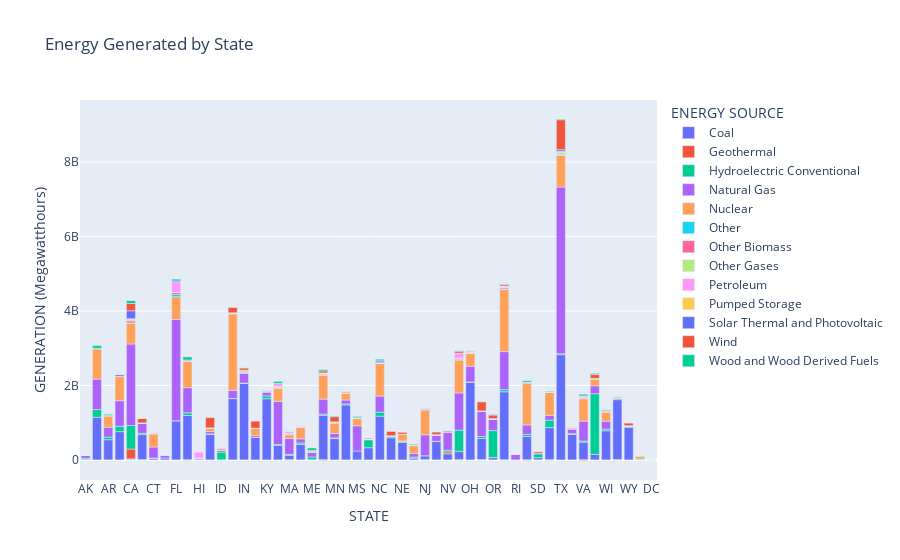

The notebook cell saved with this chart:
### Code cell
fig = px.bar(state_grouped, x="STATE", y="GENERATION (Megawatthours)", color="ENERGY SOURCE", title="Energy Generated by State")
fig.show()

### Figure 1 — Plotly figure (JSON) as saved in the notebook; plotly's stock layout.template omitted (floating-point values rounded to 4 significant figures)
{"data": [{"alignmentgroup": "True", "hovertemplate": "ENERGY SOURCE=Coal<br>STATE=%{x}<br>GENERATION (Megawatthours)=%{y}<extra></extra>", "legendgroup": "Coal", "marker": {"color": "#636efa", "pattern": {"shape": ""}}, "name": "Coal", "offsetgroup": "Coal", "orientation": "v", "showlegend": true, "textposition": "auto", "type": "bar", "x": ["AK", "AL", "AR", "AZ", "CA", "CO", "CT", "DE", "FL", "GA", "HI", "IA", "ID", "IL", "IN", "KS", "KY", "LA", "MA", "MD", "ME", "MI", "MN", "MO", "MS", "MT", "NC", "ND", "NE", "NH", "NJ", "NM", "NV", "NY", "OH", "OK", "OR", "PA", "RI", "SC", "SD", "TN", "TX", "UT", "VA", "WA", "WI", "WV", "WY"], "xaxis": "x", "y": [13580000.0, 1145000000.0, 542100000.0, 759300000.0, 29300000.0, 680200000.0, 41150000.0, 49300000.0, 1049000000.0, 1196000000.0, 31190000.0, 680700000.0, 1444000.0, 1647000000.0, 2056000000.0, 605500000.0, 1644000000.0, 392400000.0, 125500000.0, 413800000.0, 4155000.0, 1198000000.0, 573400000.0, 1476000000.0, 239100000.0, 327300000.0, 1175000000.0, 594100000.0, 469600000.0, 46290000.0, 111900000.0, 495200000.0, 163400000.0, 231000000.0, 2085000000.0, 577000000.0, 62240000.0, 1829000000.0, 0, 630100000.0, 58820000.0, 867600000.0, 2827000000.0, 682100000.0, 478100000.0, 149200000.0, 784000000.0, 1618000000.0, 878100000.0], "yaxis": "y"}, {"alignmentgroup": "True", "hovertemplate": "ENERGY SOURCE=Geothermal<br>STATE=%{x}<br>GENERATION (Megawatthours)=%{y}<extra></extra>", "legendgroup": "Geothermal", "marker": {"color": "#EF553B", "pattern": {"shape": ""}}, "name": "Geothermal", "offsetgroup": "Geothermal", "orientation": "v", "showlegend": true, "textposition": "auto", "type": "bar", "x": ["CA", "HI", "ID", "MN", "NM", "NV", "OR", "UT"], "xaxis": "x", "y": [263500000.0, 4123913, 1075000.0, 47760.0, 252500.0, 50240000.0, 1742000.0, 6654000.0], "yaxis": "y"}, {"alignmentgroup": "True", "hovertemplate": "ENERGY SOURCE=Hydroelectric Conventional<br>STATE=%{x}<br>GENERATION (Megawatthours)=%{y}<extra></extra>", "legendgroup": "Hydroelectric Conventional", "marker": {"color": "#00cc96", "pattern": {"shape": ""}}, "name": "Hydroelectric Conventional", "offsetgroup": "Hydroelectric Conventional", "orientation": "v", "showlegend": true, "textposition": "auto", "type": "bar", "x": ["AK", "AL", "AR", "AZ", "CA", "CO", "CT", "FL", "GA", "HI", "IA", "ID", "IL", "IN", "KS", "KY", "LA", "MA", "MD", "ME", "MI", "MN", "MO", "MT", "NC", "ND", "NE", "NH", "NJ", "NM", "NV", "NY", "OH", "OK", "OR", "PA", "RI", "SC", "SD", "TN", "TX", "UT", "VA", "VT", "WA", "WI", "WV", "WY"], "xaxis": "x", "y": [32030000.0, 208300000.0, 70930000.0, 145600000.0, 630022072, 35270000.0, 8765000.0, 4508000.0, 69810000.0, 2052000.0, 19390000.0, 204800000.0, 2873000.0, 8439000.0, 383800.0, 74650000.0, 21628565, 21080000.0, 41500000.0, 75060000.0, 31810000.0, 17680000.0, 27910000.0, 214100000.0, 108000000.0, 43283659, 23570000.0, 29420000.0, 482200.0, 4121708, 44630000.0, 570100000.0, 9662000.0, 51920000.0, 723700000.0, 58220000.0, 94460.0, 51650000.0, 102700000.0, 200400000.0, 22400000.0, 15790000.0, 29770000.0, 25770000.0, 1628000000.0, 45540000.0, 31180000.0, 19010000.0], "yaxis": "y"}, {"alignmentgroup": "True", "hovertemplate": "ENERGY SOURCE=Natural Gas<br>STATE=%{x}<br>GENERATION (Megawatthours)=%{y}<extra></extra>", "legendgroup": "Natural Gas", "marker": {"color": "#ab63fa", "pattern": {"shape": ""}}, "name": "Natural Gas", "offsetgroup": "Natural Gas", "orientation": "v", "showlegend": true, "textposition": "auto", "type": "bar", "x": ["AK", "AL", "AR", "AZ", "CA", "CO", "CT", "DC", "DE", "FL", "GA", "HI", "IA", "ID", "IL", "IN", "KS", "KY", "LA", "MA", "MD", "ME", "MI", "MN", "MO", "MS", "MT", "NC", "ND", "NE", "NH", "NJ", "NM", "NV", "NY", "OH", "OK", "OR", "PA", "RI", "SC", "SD", "TN", "TX", "UT", "VA", "VT", "WA", "WI", "WV", "WY"], "xaxis": "x", "y": [72480000.0, 816300000.0, 266200000.0, 685800000.0, 2190000000.0, 267500000.0, 296900000.0, 776900.0, 81140000.0, 2718000000.0, 675100000.0, 0, 60430000.0, 50840000.0, 219800000.0, 264600000.0, 45390000.0, 109600000.0, 1158000000.0, 431000000.0, 110400000.0, 129300000.0, 403500000.0, 117600000.0, 105100000.0, 677200000.0, 5904000.0, 432300000.0, 8525000.0, 14540000.0, 99070000.0, 562100000.0, 169000000.0, 482600000.0, 996200000.0, 423800000.0, 684600000.0, 310000000.0, 1021000000.0, 146800000.0, 257100000.0, 10920000.0, 127900000.0, 4480000000.0, 129100000.0, 532200000.0, 61550.0, 213000000.0, 210400000.0, 17780000.0, 14170000.0], "yaxis": "y"}, {"alignmentgroup": "True", "hovertemplate": "ENERGY SOURCE=Nuclear<br>STATE=%{x}<br>GENERATION (Megawatthours)=%{y}<extra></extra>", "legendgroup": "Nuclear", "marker": {"color": "#FFA15A", "pattern": {"shape": ""}}, "name": "Nuclear", "offsetgroup": "Nuclear", "orientation": "v", "showlegend": true, "textposition": "auto", "type": "bar", "x": ["AL", "AR", "AZ", "CA", "CT", "FL", "GA", "IA", "IL", "KS", "LA", "MA", "MD", "MI", "MN", "MO", "MS", "NC", "NE", "NH", "NJ", "NY", "OH", "PA", "SC", "TN", "TX", "VA", "VT", "WA", "WI"], "xaxis": "x", "y": [817414918, 305966021, 647189983, 553445456, 349136220, 611440670, 706392266, 93138763, 2054537211, 194498095, 353958825, 98555949, 307256632, 645507128, 281020434, 190871767, 203673365, 874209012, 180709441, 209230176, 667401221, 885038803, 340597214, 1670087056, 1132379035, 624448544, 848799020, 603725806, 65159442, 183397676, 241855155], "yaxis": "y"}, {"alignmentgroup": "True", "hovertemplate": "ENERGY SOURCE=Other<br>STATE=%{x}<br>GENERATION (Megawatthours)=%{y}<extra></extra>", "legendgroup": "Other", "marker": {"color": "#19d3f3", "pattern": {"shape": ""}}, "name": "Other", "offsetgroup": "Other", "orientation": "v", "showlegend": true, "textposition": "auto", "type": "bar", "x": ["AK", "AL", "AR", "AZ", "CA", "CO", "CT", "DE", "FL", "GA", "HI", "IA", "ID", "IL", "IN", "KS", "KY", "LA", "MA", "MD", "ME", "MI", "MN", "MO", "MS", "MT", "NC", "ND", "NE", "NH", "NJ", "NM", "NV", "NY", "OH", "OK", "OR", "PA", "RI", "SC", "SD", "TN", "TX", "UT", "VA", "VT", "WA", "WI", "WV", "WY"], "xaxis": "x", "y": [4865.0, 1595000.0, 589500.0, 2830000.0, 13550000.0, 825700.0, 14480000.0, 16818, 66150000.0, 1368000.0, 5990000.0, 83915, 1400084, 3975000.0, 7893000.0, 25516, 614100.0, 12950000.0, 17850000.0, 6406000.0, 8008000.0, 6622000.0, 7181000.0, 744500.0, 88000.0, 3962871, 8454000.0, 605400.0, 58, 1227000.0, 12000000.0, 2559.0, 259700.0, 19630000.0, 329900.0, 246800.0, 873800.0, 17440000.0, 587380, 1289000.0, 61962, 169800.0, 13960000.0, 2405000.0, 9808000.0, 671, 1699000.0, 1669000.0, -2236.0, 1405000.0], "yaxis": "y"}, {"alignmentgroup": "True", "hovertemplate": "ENERGY SOURCE=Other Biomass<br>STATE=%{x}<br>GENERATION (Megawatthours)=%{y}<extra></extra>", "legendgroup": "Other Biomass", "marker": {"color": "#FF6692", "pattern": {"shape": ""}}, "name": "Other Biomass", "offsetgroup": "Other Biomass", "orientation": "v", "showlegend": true, "textposition": "auto", "type": "bar", "x": ["AK", "AL", "AR", "AZ", "CA", "CO", "CT", "DC", "DE", "FL", "GA", "HI", "IA", "ID", "IL", "IN", "KS", "KY", "LA", "MA", "MD", "ME", "MI", "MN", "MO", "MS", "MT", "NC", "ND", "NE", "NH", "NJ", "NM", "NV", "NY", "OH", "OK", "OR", "PA", "RI", "SC", "SD", "TN", "TX", "UT", "VA", "VT", "WA", "WI", "WV"], "xaxis": "x", "y": [492700.0, 537100.0, 1457000.0, 853500.0, 53800000.0, 1269000.0, 14310000.0, 378471, 1338000.0, 49760000.0, 4379000.0, 6548000.0, 3590000.0, 1418000.0, 12660000.0, 6680000.0, 743900.0, 1785000.0, 1599000.0, 22970000.0, 8317000.0, 5007000.0, 18370000.0, 12560000.0, 1154000.0, 196700.0, 28197, 7205000.0, 125200.0, 1406000.0, 3060000.0, 18820000.0, 369300.0, 452400.0, 32450000.0, 5779000.0, 1486000.0, 4641000.0, 33800000.0, 3168000.0, 2714000.0, 10362, 1406000.0, 10330000.0, 1040000.0, 18650000.0, 441700.0, 4289000.0, 10050000.0, 73250.0], "yaxis": "y"}, {"alignmentgroup": "True", "hovertemplate": "ENERGY SOURCE=Other Gases<br>STATE=%{x}<br>GENERATION (Megawatthours)=%{y}<extra></extra>", "legendgroup": "Other Gases", "marker": {"color": "#B6E880", "pattern": {"shape": ""}}, "name": "Other Gases", "offsetgroup": "Other Gases", "orientation": "v", "showlegend": true, "textposition": "auto", "type": "bar", "x": ["AK", "AL", "CA", "CO", "CT", "DE", "FL", "HI", "IL", "IN", "KY", "LA", "MA", "MD", "ME", "MI", "MN", "MO", "MS", "MT", "NC", "ND", "NE", "NH", "NJ", "NV", "NY", "OH", "OK", "OR", "PA", "SC", "TN", "TX", "UT", "VA", "WA", "WI", "WV", "WY"], "xaxis": "x", "y": [5397.0, 2707000.0, 33970000.0, 67024, 29678, 6024000.0, 153000.0, 754800.0, 4833000.0, 51540000.0, 26084, 38330000.0, 0, 3823000.0, 173, 15510000.0, 76475, 31032, 283493, 202800.0, 1871, 941900.0, 455, 0, 3701000.0, 141400.0, 116217, 11180000.0, 251586, 0, 11520000.0, 6266, 270900.0, 65870000.0, 254700.0, 2959, 6685000.0, 19, 1300000.0, 5583000.0], "yaxis": "y"}, {"alignmentgroup": "True", "hovertemplate": "ENERGY SOURCE=Petroleum<br>STATE=%{x}<br>GENERATION (Megawatthours)=%{y}<extra></extra>", "legendgroup": "Petroleum", "marker": {"color": "#FF97FF", "pattern": {"shape": ""}}, "name": "Petroleum", "offsetgroup": "Petroleum", "orientation": "v", "showlegend": true, "textposition": "auto", "type": "bar", "x": ["AK", "AL", "AR", "AZ", "CA", "CO", "CT", "DC", "DE", "FL", "GA", "HI", "IA", "ID", "IL", "IN", "KS", "KY", "LA", "MA", "MD", "ME", "MI", "MN", "MO", "MS", "MT", "NC", "ND", "NE", "NH", "NJ", "NM", "NV", "NY", "OH", "OK", "OR", "PA", "RI", "SC", "SD", "TN", "TX", "UT", "VA", "VT", "WA", "WI", "WV", "WY"], "xaxis": "x", "y": [19090000.0, 3388000.0, 3039000.0, 1369000.0, 23180000.0, 294100.0, 20620000.0, 1326540, 8358000.0, 281900000.0, 12880000.0, 165300000.0, 3064000.0, 5596.0, 5250000.0, 10830000.0, 5198000.0, 35740000.0, 74930000.0, 50460000.0, 20660000.0, 12900000.0, 16710000.0, 5358000.0, 3179000.0, 12190000.0, 9701000.0, 8185000.0, 811200.0, 509500.0, 9179000.0, 9734000.0, 1085000.0, 1284000.0, 128600000.0, 24570000.0, 999700.0, 412300.0, 29870000.0, 906400.0, 5549000.0, 319500.0, 4076000.0, 21490000.0, 845500.0, 37320000.0, 173100.0, 1081000.0, 9806000.0, 3822000.0, 990500.0], "yaxis": "y"}, {"alignmentgroup": "True", "hovertemplate": "ENERGY SOURCE=Pumped Storage<br>STATE=%{x}<br>GENERATION (Megawatthours)=%{y}<extra></extra>", "legendgroup": "Pumped Storage", "marker": {"color": "#FECB52", "pattern": {"shape": ""}}, "name": "Pumped Storage", "offsetgroup": "Pumped Storage", "orientation": "v", "showlegend": true, "textposition": "auto", "type": "bar", "x": ["AR", "AZ", "CA", "CO", "CT", "GA", "MA", "MI", "MO", "NC", "NJ", "NY", "OK", "PA", "SC", "TN", "VA", "WA"], "xaxis": "x", "y": [788922, 1951245, -1382000.0, -4385708, 26915, -11349379, -10959970, -18752908, 3601515, 637658, -4032457, -12140839, -2821693, -12843100, -20984372, -13029609, -29341611, 428686], "yaxis": "y"}, {"alignmentgroup": "True", "hovertemplate": "ENERGY SOURCE=Solar Thermal and Photovoltaic<br>STATE=%{x}<br>GENERATION (Megawatthours)=%{y}<extra></extra>", "legendgroup": "Solar Thermal and Photovoltaic", "marker": {"color": "#636efa", "pattern": {"shape": ""}}, "name": "Solar Thermal and Photovoltaic", "offsetgroup": "Solar Thermal and Photovoltaic", "orientation": "v", "showlegend": true, "textposition": "auto", "type": "bar", "x": ["AK", "AL", "AR", "AZ", "CA", "CO", "CT", "DC", "DE", "FL", "GA", "HI", "IA", "ID", "IL", "IN", "KS", "KY", "LA", "MA", "MD", "ME", "MI", "MN", "MO", "MS", "MT", "NC", "NE", "NH", "NJ", "NM", "NV", "NY", "OH", "OK", "OR", "PA", "RI", "SC", "SD", "TN", "TX", "UT", "VA", "VT", "WA", "WI", "WY"], "xaxis": "x", "y": [634, 2193804, 1494592, 44400000.0, 215200000.0, 9165000.0, 1014000.0, 59885, 528500.0, 28920000.0, 18750000.0, 2070000.0, 394266, 2943765, 1588000.0, 2938000.0, 170642, 221622, 280569, 8585000.0, 3176000.0, 391372, 1283993, 7281000.0, 589000.0, 1802074, 155116, 47760000.0, 214543, 9482, 9578000.0, 10990000.0, 37500000.0, 4195000.0, 1831000.0, 346968, 4809000.0, 1093000.0, 858400.0, 6467000.0, 10866, 1704000.0, 42450000.0, 15330000.0, 8600528, 969500.0, 169200, 893072, 600681], "yaxis": "y"}, {"alignmentgroup": "True", "hovertemplate": "ENERGY SOURCE=Wind<br>STATE=%{x}<br>GENERATION (Megawatthours)=%{y}<extra></extra>", "legendgroup": "Wind", "marker": {"color": "#EF553B", "pattern": {"shape": ""}}, "name": "Wind", "offsetgroup": "Wind", "orientation": "v", "showlegend": true, "textposition": "auto", "type": "bar", "x": ["AK", "AZ", "CA", "CO", "CT", "DE", "HI", "IA", "ID", "IL", "IN", "KS", "MA", "MD", "ME", "MI", "MN", "MO", "MT", "NC", "ND", "NE", "NH", "NJ", "NM", "NV", "NY", "OH", "OK", "OR", "PA", "RI", "SD", "TN", "TX", "UT", "VA", "VT", "WA", "WI", "WV", "WY"], "xaxis": "x", "y": [1462000.0, 7550000.0, 194700000.0, 121900000.0, 81069, 58920.0, 7316000.0, 285500000.0, 29150000.0, 150600000.0, 63310000.0, 188400000.0, 2268000.0, 5172000.0, 21230000.0, 53950000.0, 140100000.0, 29880000.0, 27950000.0, 2889521, 116500000.0, 57950000.0, 4600000.0, 296200.0, 66020000.0, 3138455, 53060000.0, 17920000.0, 245300000.0, 97110000.0, 42490000.0, 1060000.0, 48150000.0, 767572, 805300000.0, 8981000.0, 76272, 3385000.0, 104900000.0, 21720000.0, 20520000.0, 68080000.0], "yaxis": "y"}, {"alignmentgroup": "True", "hovertemplate": "ENERGY SOURCE=Wood and Wood Derived Fuels<br>STATE=%{x}<br>GENERATION (Megawatthours)=%{y}<extra></extra>", "legendgroup": "Wood and Wood Derived Fuels", "marker": {"color": "#00cc96", "pattern": {"shape": ""}}, "name": "Wood and Wood Derived Fuels", "offsetgroup": "Wood and Wood Derived Fuels", "orientation": "v", "showlegend": true, "textposition": "auto", "type": "bar", "x": ["AK", "AL", "AR", "AZ", "CA", "CO", "CT", "FL", "GA", "HI", "IA", "ID", "IL", "IN", "KY", "LA", "MA", "MD", "ME", "MI", "MN", "MO", "MS", "MT", "NC", "NE", "NH", "NV", "NY", "OH", "OK", "OR", "PA", "SC", "SD", "TN", "TX", "VA", "VT", "WA", "WI", "WV"], "xaxis": "x", "y": [3099, 71330000.0, 30900000.0, 2333000.0, 74740000.0, 589000.0, 2065000.0, 45050000.0, 83230000.0, 9, 29532, 9873000.0, 1748.0, 0, 6528000.0, 54980000.0, 2988000.0, 2943000.0, 66420000.0, 34180000.0, 18210000.0, 371100.0, 30290000.0, 999771, 39690000.0, 0, 21680000.0, 889, 11260000.0, 7130000.0, 4940000.0, 14260000.0, 12250000.0, 39210000.0, 26318, 17320000.0, 19980000.0, 44180000.0, 8809000.0, 29880000.0, 18080000.0, 1573.0], "yaxis": "y"}], "layout": {"barmode": "relative", "legend": {"title": {"text": "ENERGY SOURCE"}, "tracegroupgap": 0}, "title": {"text": "Energy Generated by State"}, "xaxis": {"anchor": "y", "domain": [0, 1], "title": {"text": "STATE"}}, "yaxis": {"anchor": "x", "domain": [0, 1], "title": {"text": "GENERATION (Megawatthours)"}}}}
